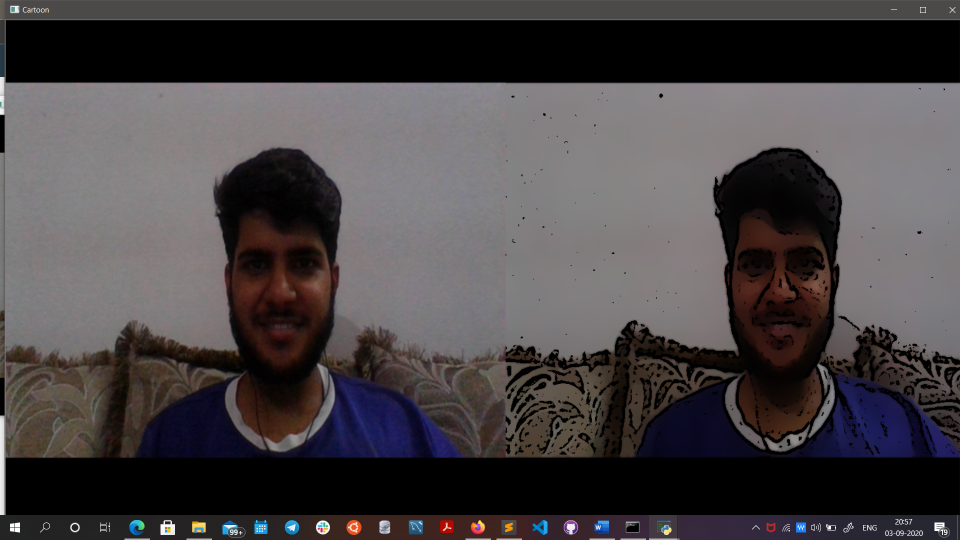
#> input picture img_2.png, 1920 x 1080 px, given in place of the camera (shown at 1/2 size)
$ python Cartoon_maker.py
#> lines starting #> are read from the running program, lines starting #| are printed output that depends on the picture; after the words box and inside, x2 and y2 are one past the last pixel; in counts of white or black regions, pixels touching at a corner belong together
#importing libraries

from cv2 import cv2
import numpy as np
import matplotlib.pyplot as plt

import os
import sys
#Params
num_down = 2 #DOWNSAMPLE STEPS
num_bi = 5 # BILATERAL FILTERING STEPS
print("Press q to capture and exit")
cam = cv2.VideoCapture(0)

while True:
    ret,frame = cam.read()
#> frame is the input picture: shape (1080, 1920, 3); mean B, G, R 68.7, 66.7, 71.4
    if ret == False:
        print("Can't access camera, Something went wrong!")
        continue
    cv2.imshow("Original",frame)

    img = cv2.resize(frame,(800,800))
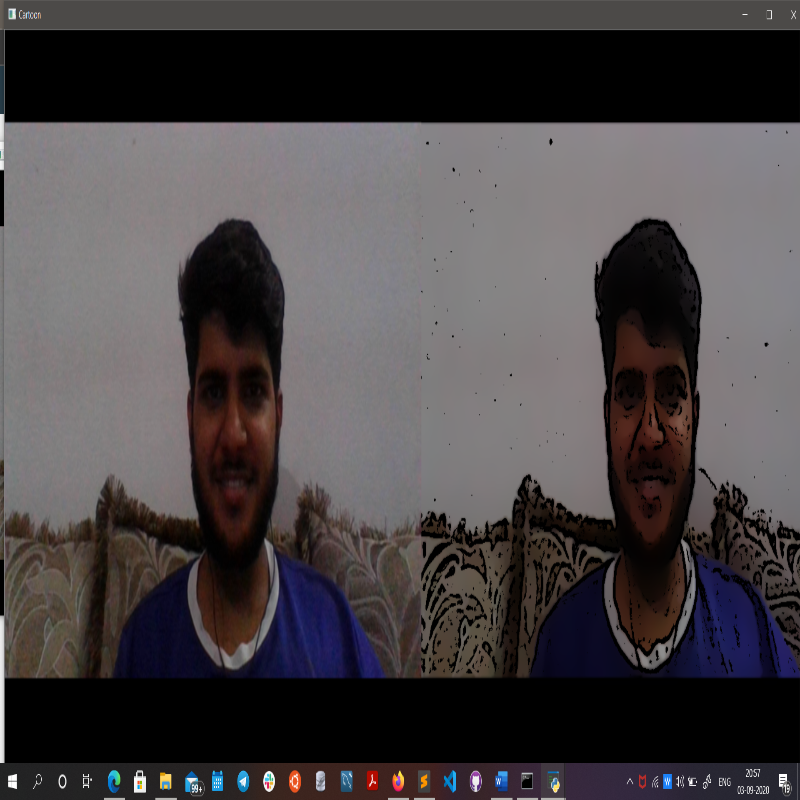
#> img: shape (800, 800, 3); mean B, G, R 68.7, 66.7, 71.4

    # DOWNSAMPLING + BILATERIAL FILTER
    img_c = img
    for ix in range(num_down):
        img_c = cv2.pyrDown(img)# Pyramid Down : Downsampling
    # print(img_c.shape)
    for iy in range(num_bi):
        img_c = cv2.bilateralFilter(img_c,d=9,sigmaColor=9,sigmaSpace=7) #Filtering
    # print(img_c.shape)
    #UPSAMPLING
    for ix in range(num_down):
        img_c = cv2.pyrUp(img_c)# Pyramid Down : Downsampling
    # print(img_c.shape)
    #BLUR and Threshold
    img_gray = cv2.cvtColor(img,cv2.COLOR_RGB2GRAY) # GRAY SCALE
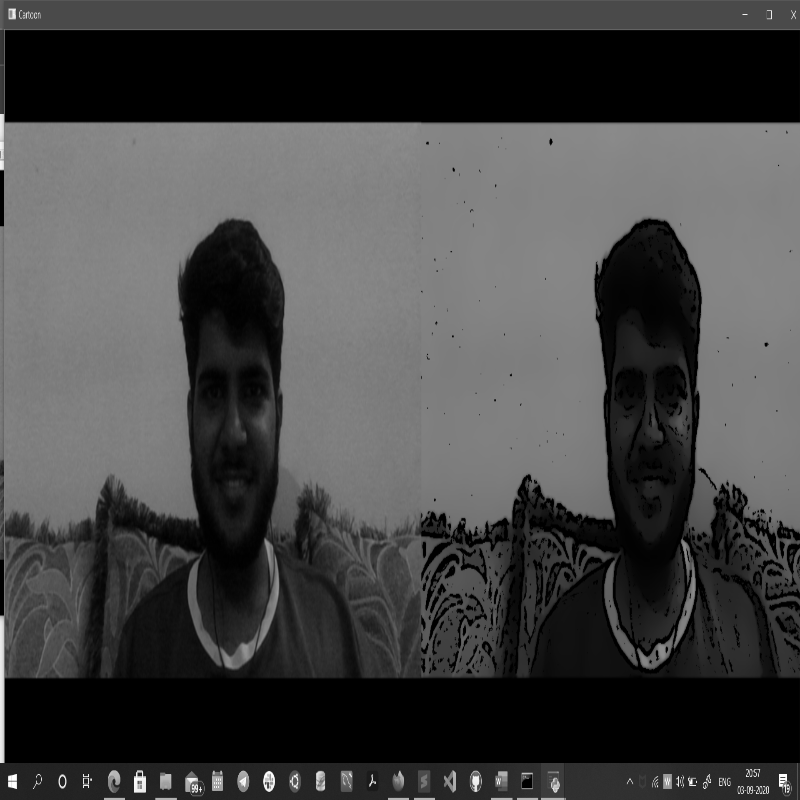
#> img_gray: shape (800, 800); min 0, max 255, mean 67.8
    img_blur = cv2.medianBlur(img_gray,7) #MEDIAN BLUR
    img_edge = cv2.adaptiveThreshold(img_blur,255,cv2.ADAPTIVE_THRESH_MEAN_C,cv2.THRESH_BINARY,blockSize=9,C=2)
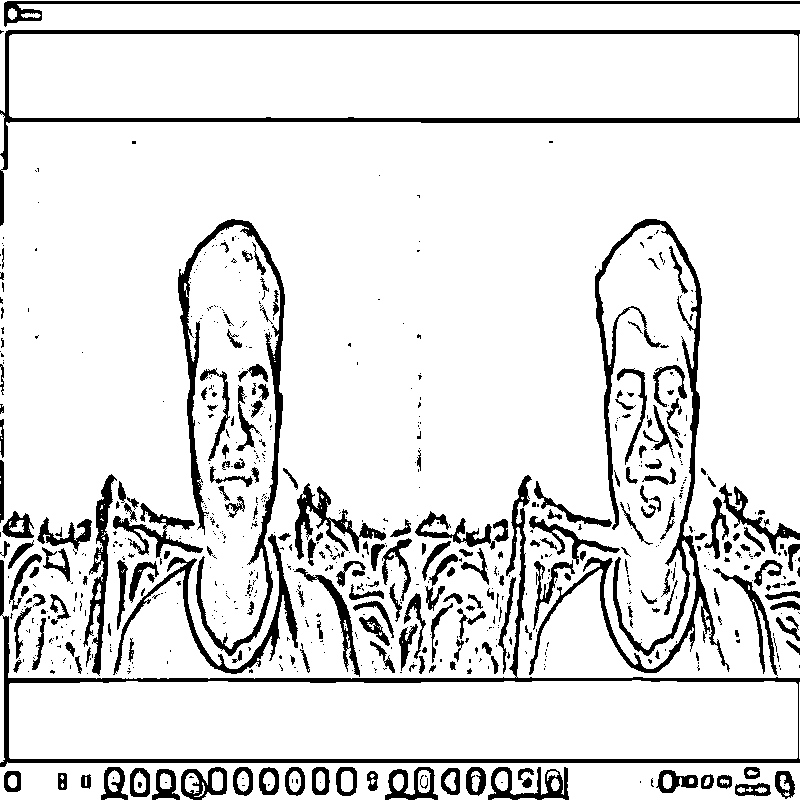
#> img_edge: shape (800, 800); 88.1% white; 734 black regions (505 under 20 px), largest, box (x1, y1, x2, y2) and area: (0, 475, 800, 767) 8669, (529, 219, 730, 675) 7806, (0, 30, 800, 226) 7621

    img_c = cv2.resize(img_c,(800,800))
#> img_c: shape (800, 800, 3)
    #RGB CONVERSION + BITWISE &
    img_edge = cv2.cvtColor(img_edge,cv2.COLOR_GRAY2RGB)
    # print(img_c.shape)
    # print(img_edge.shape)
    img_cartoon = cv2.bitwise_and(img_c,img_edge)
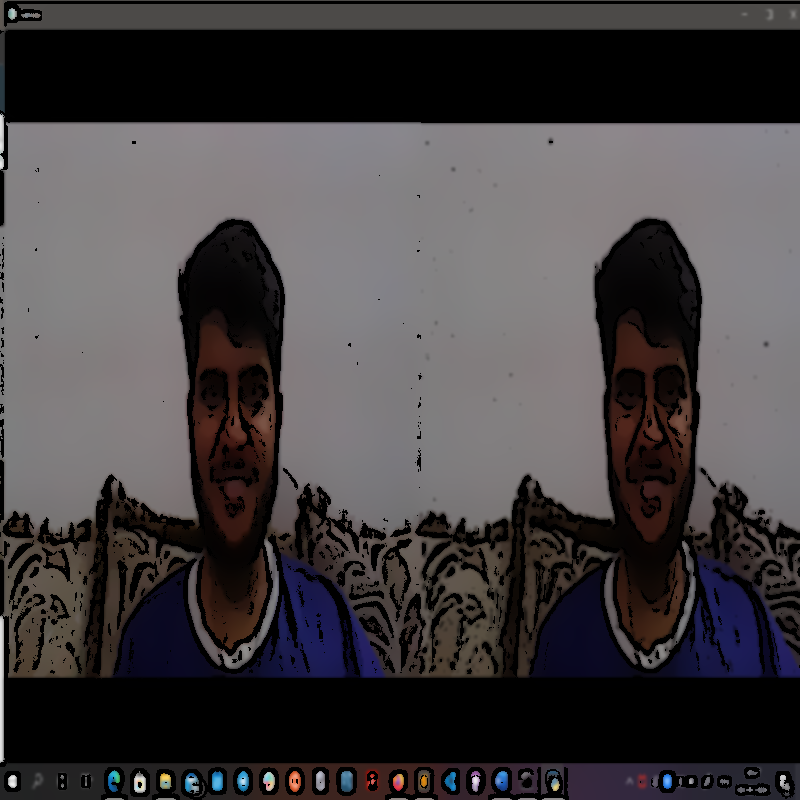
#> img_cartoon: shape (800, 800, 3); mean B, G, R 64.7, 62.8, 66.8

    stack = np.hstack([img,img_cartoon])
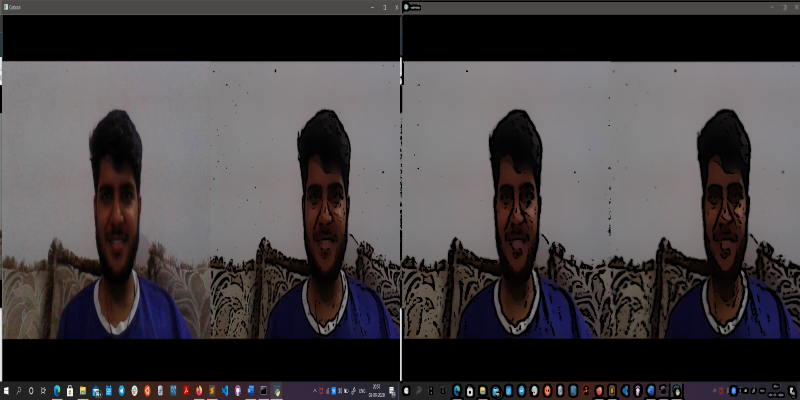
#> stack: shape (800, 1600, 3) (shown at 1/2 size); mean B, G, R 66.7, 64.8, 69.1
    cv2.imshow("Cartoon",stack)

    key_pressed = cv2.waitKey(1)&0xFF #Bitmasking to get last 8 bits
#> (key q is pressed here)
    if key_pressed==ord('q'): #ord-->ASCII Value(8 bit)
        break


# plt.imsave("./cartoon.png",Cartoon)
cam.release()
cv2.destroyAllWindows()
